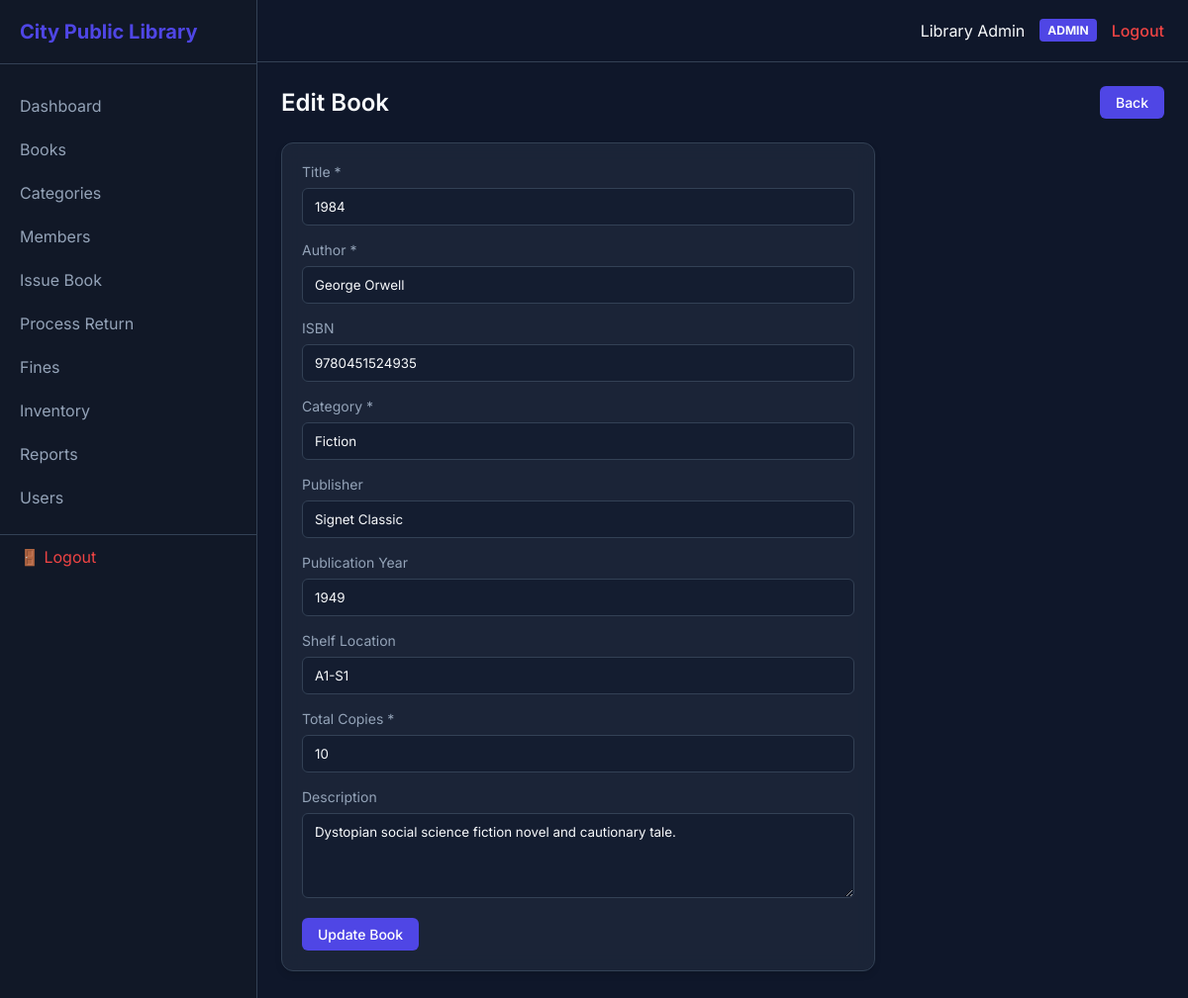
The page /admin/books/edit.php?id=1 (signed in) on the database its author committed.
### tables this page shows
CREATE TABLE `system_settings` (
  `id` int(11) NOT NULL AUTO_INCREMENT,
  `setting_key` varchar(100) NOT NULL,
  `setting_value` text DEFAULT NULL,
  `updated_at` timestamp NOT NULL DEFAULT current_timestamp() ON UPDATE current_timestamp(),
  PRIMARY KEY (`id`),
  UNIQUE KEY `setting_key` (`setting_key`)
);

CREATE TABLE `books` (
  `id` int(11) NOT NULL AUTO_INCREMENT,
  `title` varchar(255) NOT NULL,
  `author` varchar(255) NOT NULL,
  `isbn` varchar(20) DEFAULT NULL,
  `category_id` int(11) NOT NULL,
  `publisher` varchar(255) DEFAULT NULL,
  `year` int(4) DEFAULT NULL,
  `total_copies` int(11) NOT NULL DEFAULT 1,
  `available_copies` int(11) NOT NULL DEFAULT 1,
  `shelf_location` varchar(50) DEFAULT NULL,
  `cover_image` varchar(255) DEFAULT NULL,
  `description` text DEFAULT NULL,
  `created_at` timestamp NOT NULL DEFAULT current_timestamp(),
  PRIMARY KEY (`id`),
  UNIQUE KEY `isbn` (`isbn`),
  KEY `category_id` (`category_id`),
  CONSTRAINT `books_ibfk_1` FOREIGN KEY (`category_id`) REFERENCES `categories` (`id`) ON DELETE CASCADE
);

### config/db.php (called while the page is built, shortened)
<?php
function getSiteName(PDO $pdo): string {
    static $name = null;
    if ($name === null) {
        try {
            $stmt = $pdo->prepare("SELECT setting_value FROM system_settings WHERE setting_key='library_name' LIMIT 1");
            $stmt->execute();
            $name = $stmt->fetchColumn() ?: 'City Public Library';
        } catch (Exception $e) {
            $name = 'City Public Library';
        }
    }
    return $name;
}

### admin/books/edit.php (the view, shortened to what this page needs)
<?php
require_once '../../config/db.php';
require_once '../../includes/functions.php';
?>
<!DOCTYPE html>
<html lang="en">
<head>
</head>
<body>
    <div class="sidebar">
        <div class="sidebar-header"><?= getSiteName($pdo) ?></div>
        <div class="sidebar-nav">
            <a href="../dashboard.php" class="sidebar-link">Dashboard</a>
            <a href="../books/index.php" class="sidebar-link">Books</a>
            <a href="../categories/index.php" class="sidebar-link">Categories</a>
            <a href="../members/index.php" class="sidebar-link">Members</a>
            <a href="../issue/index.php" class="sidebar-link">Issue Book</a>
            <a href="../returns/index.php" class="sidebar-link">Process Return</a>
            <a href="../fines/index.php" class="sidebar-link">Fines</a>
            <a href="../inventory/index.php" class="sidebar-link">Inventory</a>
            <a href="../reports/index.php" class="sidebar-link">Reports</a>
            <a href="../users/index.php" class="sidebar-link">Users</a>
                    <a href="../../logout.php" class="sidebar-link" style="color: #ef4444; margin-top: 15px; border-top: 1px solid var(--border);"><i class="fas fa-sign-out-alt"></i> 🚪 Logout</a>
        </div>
    </div>
    <div class="main-wrapper">
        <div class="topbar">
            <div class="topbar-right">
                <span><?= htmlspecialchars($_SESSION["full_name"] ?? "Admin User") ?></span>
                <span class="role-badge"><?= htmlspecialchars($_SESSION["role"] ?? "Admin") ?></span>
                <a href="../../logout.php" class="btn-logout">Logout</a>
            </div>
        </div>
        <div class="content">
            <div class="page-header"><h1 class="page-title">Edit Book</h1><a href="index.php" class="btn btn-primary">Back</a></div>
            <?php
            $id = (int)($_GET['id'] ?? 0);
            $book = ['title'=>'', 'author'=>'', 'isbn'=>'', 'category_id'=>'', 'total_copies'=>1, 'description'=>'', 'shelf_location'=>'', 'publisher'=>'', 'year'=>''];
            try {
                $stmt = $pdo->prepare("SELECT * FROM books WHERE id=?");
                $stmt->execute([$id]);
                $b = $stmt->fetch();
                if($b) $book = $b;
            } catch(Exception $e) {}
            ?>
            <div class="card" style="max-width: 600px;">
                <form method="POST">
                    <div class="form-group"><label>Title *</label><input type="text" name="title" class="form-control" required value="<?=htmlspecialchars($book['title'])?>"></div>
                    <div class="form-group"><label>Author *</label><input type="text" name="author" class="form-control" required value="<?=htmlspecialchars($book['author'])?>"></div>
                    <div class="form-group"><label>ISBN</label><input type="text" name="isbn" class="form-control" value="<?=htmlspecialchars($book['isbn']??'')?>"></div>
                    <div class="form-group"><label>Category *</label>
                        <select name="category_id" class="form-control" required><option value="">Select Category</option>
                            <?php
                            try {
                                $cats = $pdo->query("SELECT id, name FROM categories")->fetchAll();
                                foreach($cats as $c) {
                                    $sel = $c['id'] == $book['category_id'] ? 'selected' : '';
                                    echo "<option value='{$c['id']}' $sel>".htmlspecialchars($c['name'])."</option>";
                                }
                            } catch(Exception $e) {}
                            ?>
                        </select>
                    </div>
                    <div class="form-group"><label>Publisher</label><input type="text" name="publisher" class="form-control" value="<?=htmlspecialchars($book['publisher']??'')?>"></div>
                    <div class="form-group"><label>Publication Year</label><input type="number" name="publication_year" class="form-control" value="<?=htmlspecialchars($book['year']??'')?>"></div>
                    <div class="form-group"><label>Shelf Location</label><input type="text" name="shelf_location" class="form-control" value="<?=htmlspecialchars($book['shelf_location']??'')?>"></div>
                    <div class="form-group"><label>Total Copies *</label><input type="number" name="total_copies" class="form-control" required min="1" value="<?=htmlspecialchars($book['total_copies'])?>"></div>
                    <div class="form-group"><label>Description</label><textarea name="description" class="form-control" rows="4"><?=htmlspecialchars($book['description']??'')?></textarea></div>
                    <button type="submit" class="btn btn-primary">Update Book</button>
                </form>
            </div>
        </div>
    </div>
</body>
</html>

### admin/books/edit.php (style rules this page uses)
:root { --bg: #0f172a; --sidebar: #111827; --card-bg: rgba(30, 41, 59, 0.8); --primary: #4f46e5; --primary-hover: #4338ca; --accent: #f59e0b; --success: #10b981; --danger: #ef4444; --text-main: #f8fafc; --text-muted: #94a3b8; --border: #334155; }
* { margin: 0; padding: 0; box-sizing: border-box; font-family: 'Inter', sans-serif; }
body { background-color: var(--bg); color: var(--text-main); display: flex; height: 100vh; overflow: hidden; }
.sidebar { width: 260px; background-color: var(--sidebar); height: 100vh; display: flex; flex-direction: column; border-right: 1px solid var(--border); }
.sidebar-header { padding: 20px; font-size: 1.25rem; font-weight: bold; color: var(--primary); border-bottom: 1px solid var(--border); }
.sidebar-nav { padding: 20px 0; flex-grow: 1; overflow-y: auto; }
.sidebar-link { display: block; padding: 12px 20px; color: var(--text-muted); text-decoration: none; transition: 0.3s; }
.main-wrapper { flex-grow: 1; display: flex; flex-direction: column; height: 100vh; overflow: hidden; }
.topbar { height: 64px; background-color: var(--bg); border-bottom: 1px solid var(--border); display: flex; justify-content: space-between; align-items: center; padding: 0 24px; }
.topbar-right { display: flex; align-items: center; gap: 15px; }
.role-badge { background: var(--primary); padding: 4px 8px; border-radius: 4px; font-size: 0.75rem; font-weight: bold; text-transform: uppercase; }
.btn-logout { color: var(--danger); text-decoration: none; font-weight: 500; }
.content { flex-grow: 1; padding: 24px; overflow-y: auto; }
.page-header { display: flex; justify-content: space-between; align-items: center; margin-bottom: 24px; }
.page-title { font-size: 1.5rem; font-weight: 600; }
.card { background: var(--card-bg); border: 1px solid var(--border); border-radius: 12px; padding: 20px; backdrop-filter: blur(10px); margin-bottom: 24px; box-shadow: 0 4px 6px rgba(0,0,0,0.1); }
.btn { display: inline-block; padding: 8px 16px; border-radius: 6px; text-decoration: none; font-weight: 500; cursor: pointer; border: none; font-size: 0.875rem; transition: 0.2s; }
.btn-primary { background-color: var(--primary); color: white; }
.form-group { margin-bottom: 16px; }
.form-group label { display: block; margin-bottom: 8px; color: var(--text-muted); font-size: 0.875rem; }
.form-control { width: 100%; padding: 10px 12px; background: rgba(15, 23, 42, 0.5); border: 1px solid var(--border); border-radius: 6px; color: var(--text-main); transition: 0.3s; }
select.form-control { appearance: none; }

### rows shown on the page
system_settings: setting_value "City Public Library"
books: title "1984", author "George Orwell", isbn "9780451524935", publisher "Signet Classic", publication_year "1949", shelf_location "A1-S1", total_copies "10", description "Dystopian social science fiction novel and cautionary tale."

### other values the page prints
$_SESSION["full_name"] "Library Admin"
$_SESSION["role"] "ADMIN"
form field category_id "Fiction"
